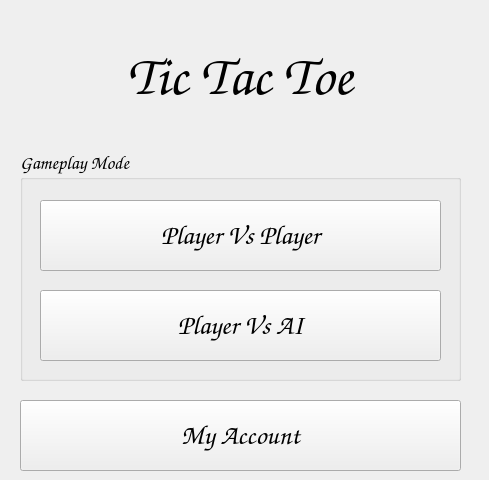
   <widget class="QWidget" name="page_1_main">
    <widget class="QLabel" name="gameNameLabelPage1">
     <property name="geometry">
      <rect>
       <x>0</x>
       <y>0</y>
       <width>480</width>
       <height>150</height>
      </rect>
     </property>
     <property name="font">
      <font>
       <family>Comic Sans MS</family>
       <pointsize>42</pointsize>
       <italic>true</italic>
       <bold>true</bold>
       <underline>false</underline>
       <strikeout>false</strikeout>
       <kerning>false</kerning>
      </font>
     </property>
     <property name="text">
      <string>Tic Tac Toe</string>
     </property>
     <property name="scaledContents">
      <bool>false</bool>
     </property>
     <property name="alignment">
      <set>Qt::AlignCenter</set>
     </property>
    </widget>
    <widget class="QGroupBox" name="gamePlayMode">
     <property name="geometry">
      <rect>
       <x>20</x>
       <y>150</y>
       <width>441</width>
       <height>231</height>
      </rect>
     </property>
     <property name="font">
      <font>
       <family>Comic Sans MS</family>
       <pointsize>14</pointsize>
       <italic>true</italic>
      </font>
     </property>
     <property name="title">
      <string>Gameplay Mode</string>
     </property>
    </widget>
    <widget class="QPushButton" name="playerVsPlayerButton">
     <property name="geometry">
      <rect>
       <x>40</x>
       <y>200</y>
       <width>401</width>
       <height>71</height>
      </rect>
     </property>
     <property name="font">
      <font>
       <family>Comic Sans MS</family>
       <pointsize>20</pointsize>
       <italic>false</italic>
       <bold>true</bold>
      </font>
     </property>
     <property name="focusPolicy">
      <enum>Qt::StrongFocus</enum>
     </property>
     <property name="text">
      <string>Player Vs Player</string>
     </property>
     <property name="autoDefault">
      <bool>true</bool>
     </property>
     <property name="default">
      <bool>false</bool>
     </property>
    </widget>
    <widget class="QPushButton" name="playerVsAiButton">
     <property name="geometry">
      <rect>
       <x>40</x>
       <y>290</y>
       <width>401</width>
       <height>71</height>
      </rect>
     </property>
     <property name="font">
      <font>
       <family>Comic Sans MS</family>
       <pointsize>20</pointsize>
       <italic>false</italic>
       <bold>true</bold>
      </font>
     </property>
     <property name="focusPolicy">
      <enum>Qt::StrongFocus</enum>
     </property>
     <property name="text">
      <string>Player Vs AI</string>
     </property>
     <property name="autoDefault">
      <bool>true</bool>
     </property>
     <property name="default">
      <bool>false</bool>
     </property>
    </widget>
    <widget class="QPushButton" name="myAccountButton">
     <property name="geometry">
      <rect>
       <x>20</x>
       <y>400</y>
       <width>441</width>
       <height>71</height>
      </rect>
     </property>
     <property name="font">
      <font>
       <family>Comic Sans MS</family>
       <pointsize>20</pointsize>
       <italic>false</italic>
       <bold>true</bold>
      </font>
     </property>
     <property name="focusPolicy">
      <enum>Qt::StrongFocus</enum>
     </property>
     <property name="text">
      <string>My Account</string>
     </property>
     <property name="autoDefault">
      <bool>true</bool>
     </property>
     <property name="default">
      <bool>false</bool>
     </property>
    </widget>
    <zorder>gameNameLabelPage1</zorder>
    <zorder>gamePlayMode</zorder>
    <zorder>playerVsAiButton</zorder>
    <zorder>playerVsPlayerButton</zorder>
    <zorder>myAccountButton</zorder>
   </widget>
